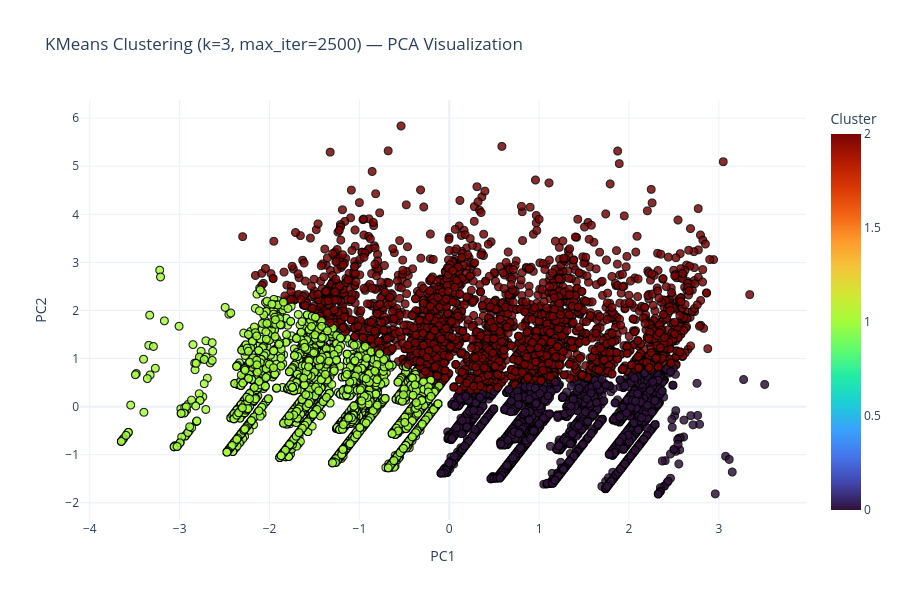

The cell this chart's notebook holds for it:
### Markdown cell above
## 📊 Clustering Performance Comparison

| Algorithm        | Silhouette Score | Interpretation |
|------------------|------------------|----------------|
| **KMeans**       | **0.4081**       | Best overall separation; clusters moderately well‑defined |
| **Hierarchical** | **0.3808**       | Slightly weaker than KMeans but still forms meaningful groups |
| **DBSCAN**       | **N/A** (only 1 cluster) | DBSCAN failed to detect structure; unsuitable for this dataset |

---

## 📌 Insights

### 1. KMeans performs the best
- Highest silhouette score (**0.4081**), indicating **better cohesion and separation** compared to other methods.
- Confirms that the dataset naturally forms **3 clusters**, matching earlier elbow‑curve and PCA observations.

### 2. Hierarchical clustering is consistent but slightly weaker
- Silhouette score (**0.3808**) is lower than KMeans but still acceptable.
- Ward linkage creates compact clusters, but with slightly more overlap.
- Reinforces that **3 clusters** is a stable and meaningful choice.

### 3. DBSCAN is not suitable for this dataset
- DBSCAN detected **only one cluster**, meaning it could not identify dense regions or boundaries.
- Silhouette score cannot be computed with a single cluster.
- High dimensionality and sparse features make DBSCAN ineffective here.

---

## ⭐ Overall Conclusion
- Distance‑based algorithms (KMeans, Hierarchical) successfully identify structure in the data.
- **KMeans with 3 clusters** is the best-performing and most reliable segmentation method.
- DBSCAN should be avoided for this dataset due to its inability to form multiple clusters.

### Code cell
import plotly.express as px

# 1. PCA for 2D visualization
pca = PCA(n_components=2)
X_pca = pca.fit_transform(X_scaled)
X_pca = pca.fit_transform(X_pca)

# 2. KMeans clustering
kmeans = KMeans(
    n_clusters=3,
    max_iter=2500,
    n_init=50,
    random_state=42
)
labels_km = kmeans.fit_predict(X_pca)

print(silhouette_score(X_pca, labels_km))
# 3. Prepare DataFrame for Plotly
plot_df = pd.DataFrame({
    'PC1': X_pca[:, 0],
    'PC2': X_pca[:, 1],
    'Cluster': labels_km
})

# 4. Plotly interactive scatterplot
fig = px.scatter(
    plot_df,
    x='PC1',
    y='PC2',
    color='Cluster',
    title='KMeans Clustering (k=3, max_iter=2500) — PCA Visualization',
    color_continuous_scale='Turbo',
    opacity=0.85,
    width=900,
    height=600
)

fig.update_traces(marker=dict(size=8, line=dict(width=1, color='black')))
fig.update_layout(
    legend_title_text='Cluster',
    template='plotly_white'
)

fig.show()

### Figure 1 — Plotly figure (JSON) as saved in the notebook; plotly's stock layout.template omitted (floating-point values rounded to 4 significant figures; data arrays with more than 128 entries replaced by an {"elided": "..."} marker saying what was removed)
{"data": [{"hovertemplate": "PC1=%{x}<br>PC2=%{y}<br>Cluster=%{marker.color}<extra></extra>", "legendgroup": "", "marker": {"color": {"elided": "15000 int values"}, "coloraxis": "coloraxis", "line": {"color": "black", "width": 1}, "opacity": 0.85, "size": 8, "symbol": "circle"}, "mode": "markers", "name": "", "showlegend": false, "type": "scattergl", "x": {"elided": "15000 float values"}, "xaxis": "x", "y": {"elided": "15000 float values"}, "yaxis": "y"}], "layout": {"coloraxis": {"autocolorscale": false, "colorbar": {"title": {"text": "Cluster"}}, "colorscale": [[0, "#30123b"], [0.07143, "#4145ab"], [0.1429, "#4675ed"], [0.2143, "#39a2fc"], [0.2857, "#1bcfd4"], [0.3571, "#24eca6"], [0.4286, "#61fc6c"], [0.5, "#a4fc3b"], [0.5714, "#d1e834"], [0.6429, "#f3c63a"], [0.7143, "#fe9b2d"], [0.7857, "#f36315"], [0.8571, "#d93806"], [0.9286, "#b11901"], [1, "#7a0402"]]}, "height": 600, "legend": {"title": {"text": "Cluster"}, "tracegroupgap": 0}, "title": {"text": "KMeans Clustering (k=3, max_iter=2500) — PCA Visualization"}, "width": 900, "xaxis": {"anchor": "y", "domain": [0, 1], "title": {"text": "PC1"}}, "yaxis": {"anchor": "x", "domain": [0, 1], "title": {"text": "PC2"}}}}
